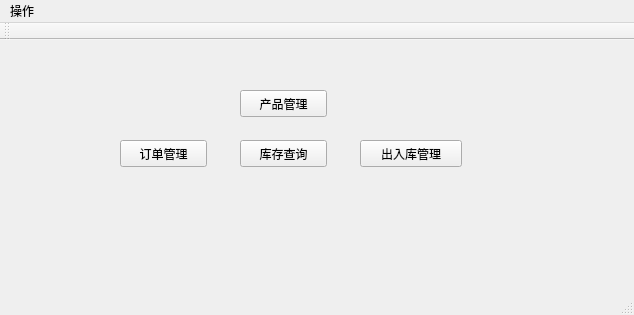
<?xml version="1.0" encoding="UTF-8"?>
<ui version="4.0">
 <class>MainWindow</class>
 <widget class="QMainWindow" name="MainWindow">
  <property name="geometry">
   <rect>
    <x>0</x>
    <y>0</y>
    <width>634</width>
    <height>315</height>
   </rect>
  </property>
  <property name="sizePolicy">
   <sizepolicy hsizetype="Expanding" vsizetype="Expanding">
    <horstretch>0</horstretch>
    <verstretch>0</verstretch>
   </sizepolicy>
  </property>
  <property name="windowTitle">
   <string>MainWindow</string>
  </property>
  <widget class="QWidget" name="centralWidget">
   <widget class="QPushButton" name="pushButton">
    <property name="geometry">
     <rect>
      <x>360</x>
      <y>100</y>
      <width>102</width>
      <height>27</height>
     </rect>
    </property>
    <property name="text">
     <string>出入库管理</string>
    </property>
   </widget>
   <widget class="QPushButton" name="pushButton_2">
    <property name="geometry">
     <rect>
      <x>240</x>
      <y>100</y>
      <width>87</width>
      <height>27</height>
     </rect>
    </property>
    <property name="text">
     <string>库存查询</string>
    </property>
   </widget>
   <widget class="QPushButton" name="pushButton_3">
    <property name="geometry">
     <rect>
      <x>240</x>
      <y>50</y>
      <width>87</width>
      <height>27</height>
     </rect>
    </property>
    <property name="text">
     <string>产品管理</string>
    </property>
   </widget>
   <widget class="QPushButton" name="pushButton_4">
    <property name="geometry">
     <rect>
      <x>120</x>
      <y>100</y>
      <width>87</width>
      <height>27</height>
     </rect>
    </property>
    <property name="text">
     <string>订单管理</string>
    </property>
   </widget>
  </widget>
  <widget class="QToolBar" name="mainToolBar">
   <attribute name="toolBarArea">
    <enum>TopToolBarArea</enum>
   </attribute>
   <attribute name="toolBarBreak">
    <bool>false</bool>
   </attribute>
  </widget>
  <widget class="QStatusBar" name="statusBar"/>
  <widget class="QMenuBar" name="menuBar">
   <property name="geometry">
    <rect>
     <x>0</x>
     <y>0</y>
     <width>634</width>
     <height>25</height>
    </rect>
   </property>
   <widget class="QMenu" name="menuAction">
    <property name="title">
     <string>操作</string>
    </property>
   </widget>
   <addaction name="menuAction"/>
  </widget>
 </widget>
 <layoutdefault spacing="6" margin="11"/>
 <resources/>
 <connections/>
</ui>
